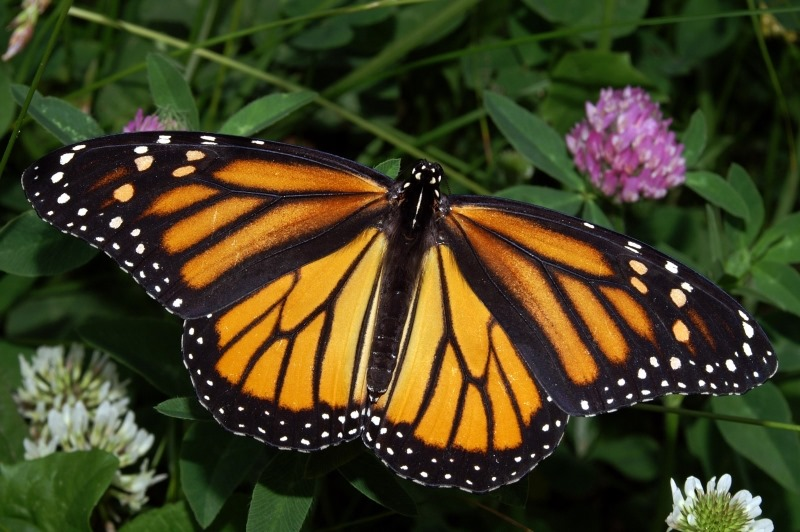
#> input picture Image Filtering/monarch_in_may.jpg, 800 x 532 px
$ jupyter execute image_filtering.ipynb
#> lines starting #> are read from the running program, lines starting #| are printed output that depends on the picture; after the words box and inside, x2 and y2 are one past the last pixel; in counts of white or black regions, pixels touching at a corner belong together
# 0. Imports

[cell 1]
import numpy as np
import matplotlib.pyplot as plt
import cv2
from scipy import signal

# 1. Blurring

[cell 2]
im = plt.imread('monarch_in_may.jpg')
#> im is the input picture: shape (532, 800, 3); mean R, G, B 66.8, 63.4, 33
imGray = cv2.cvtColor(im, cv2.COLOR_RGB2GRAY)
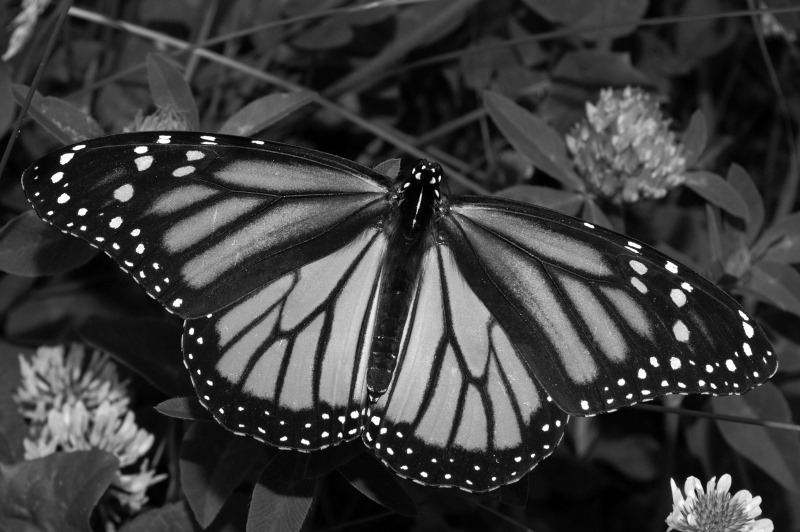
#> imGray: shape (532, 800); min 0, max 255, mean 60.9
plt.imshow(imGray,cmap='gray')

[cell 3]
smoothingMask = np.ones((15,15))/225
imBlurred = signal.convolve2d(imGray, smoothingMask
                              , boundary='symm', mode='same')
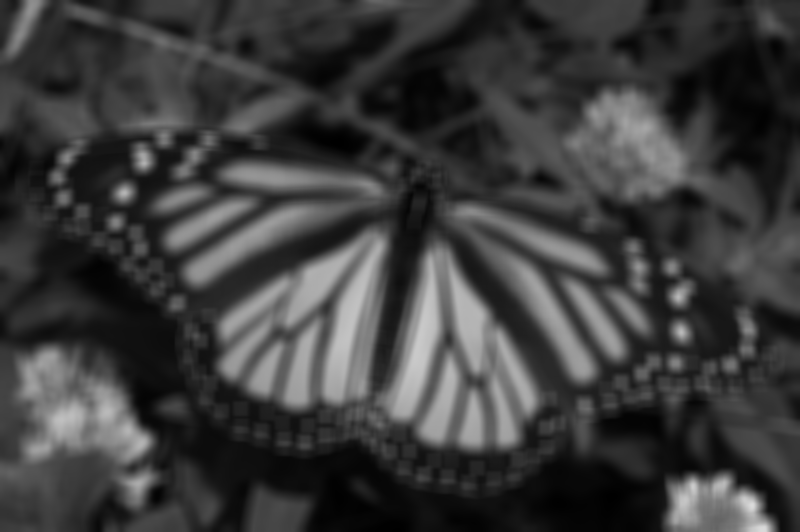
#> imBlurred: shape (532, 800) float64; min 0.329, max 219.6, mean 60.9

[cell 4]
fig, (ax1, ax2) = plt.subplots(1,2,figsize=(10,15))
ax1.imshow(imGray, cmap='gray')
ax2.imshow(imBlurred, cmap='gray')
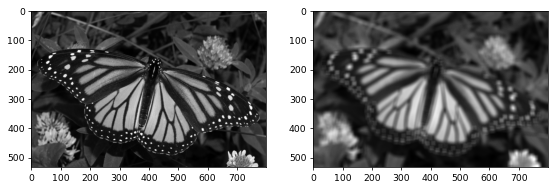
#> figure drawn by matplotlib, 2 panels

# 2. Edge Detection

[cell 5]
xMask = np.array([[-1,0,1],[-1,0,1],[-1,0,1]])
yMask = xMask.T.copy()

fx = signal.convolve2d(imGray,xMask, boundary='symm', mode='same')
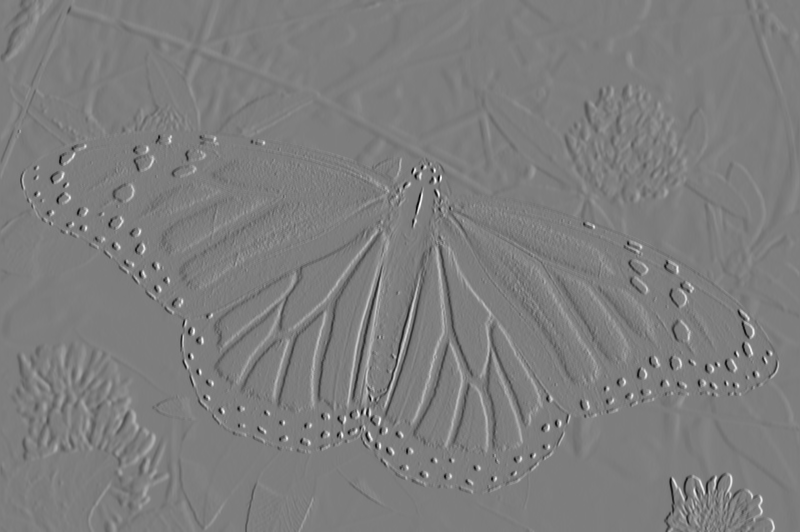
#> fx: shape (532, 800) int64; min -695, max 714, mean 0; drawn with min black and max white
fy = signal.convolve2d(imGray,yMask, boundary='symm', mode='same')
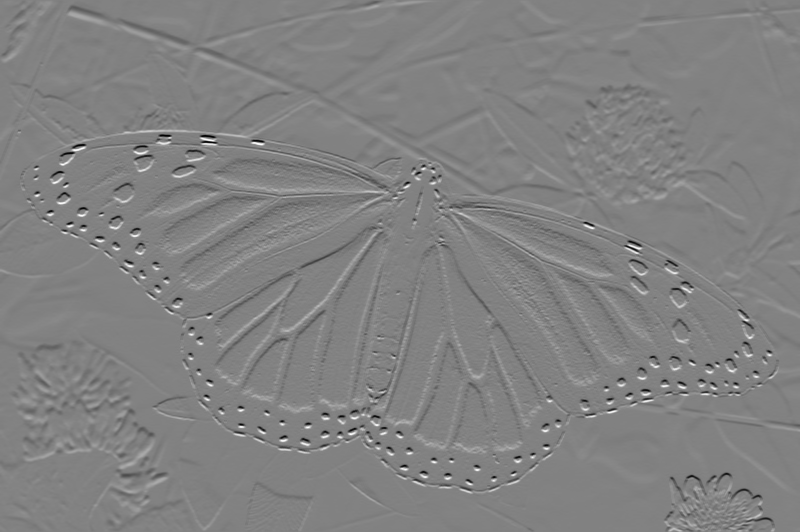
#> fy: shape (532, 800) int64; min -693, max 668, mean 0.1; drawn with min black and max white

Gm = (fx**2 + fy**2)**0.5
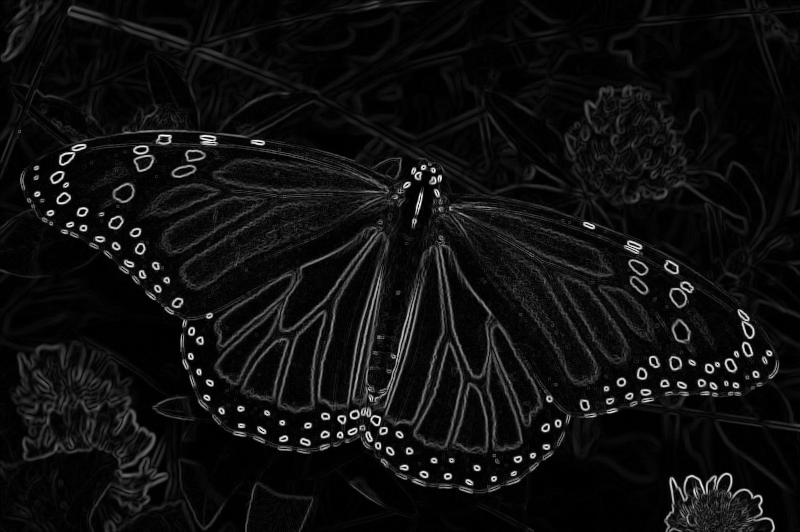
#> Gm: shape (532, 800) float64; min 0, max 714, mean 44.4; drawn with min black and max white

plt.imshow(Gm,cmap='gray')

[cell 6]
threshold = Gm.max() - (4*Gm.std())
#> threshold = 410.1
threshold
#> Out = 410.1

[cell 7]
E = Gm > threshold
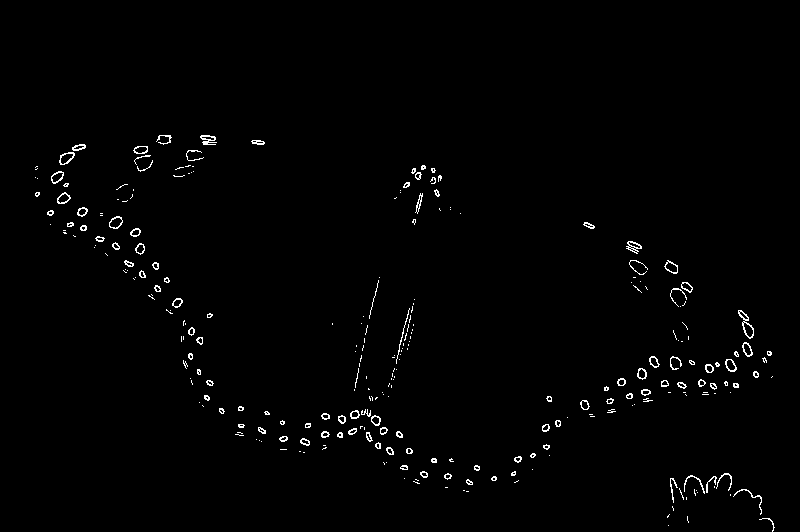
#> E: shape (532, 800) bool; 1.1% white in thin lines or dots, all inside (x1, y1, x2, y2) = (35, 135, 775, 532)
plt.imshow(E, cmap='gray')

# 3. Sharpenning

[cell 8]
im = plt.imread('monarch_in_may.jpg')
imGray = cv2.cvtColor(im, cv2.COLOR_RGB2GRAY)

smoothingMask = np.ones((15,15))/225
imBlurred = signal.convolve2d(imGray, smoothingMask
                              , boundary='symm', mode='same')

xMask = np.array([[-1,0,1],[-1,0,1],[-1,0,1]])
yMask = xMask.T.copy()

fx = signal.convolve2d(imGray,xMask, boundary='symm', mode='same')
fy = signal.convolve2d(imGray,yMask, boundary='symm', mode='same')

Gm = (fx**2 + fy**2)**0.5

imSharped = imBlurred + 0.6*Gm
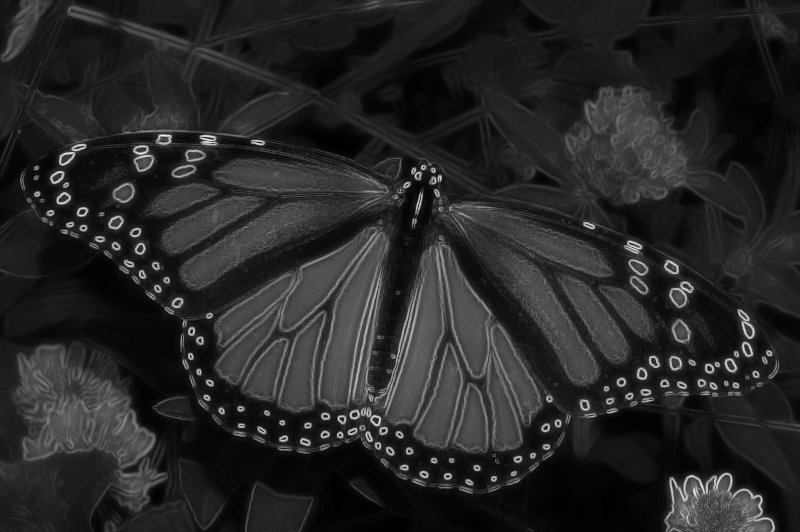
#> imSharped: shape (532, 800) float64; min 0.329, max 571.3, mean 87.6; drawn with min black and max white

fig, (ax1, ax2) = plt.subplots(1,2,figsize=(10,15))
ax1.imshow(imBlurred, cmap='gray')
ax2.imshow(imSharped, cmap='gray')
